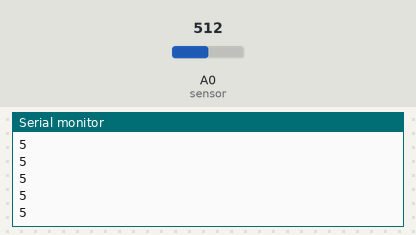
Recording of a sketch running on a simulated Arduino Uno, built with avr-gcc and run on an emulated ATmega328P. On the bench: the last lines printed to the serial monitor. Inputs (shaded band) come from the test bench; at power-on: A0 (sensor) = 512.

Above: at 1.2 s.
1.3 s: A0 (sensor) set to 716
At 1.41 s:
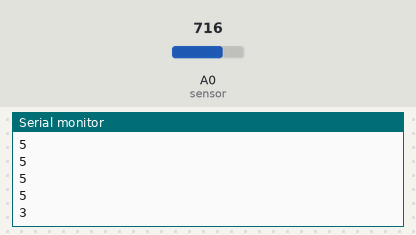
2.8 s: A0 (sensor) set to 900
At 2.81 s:
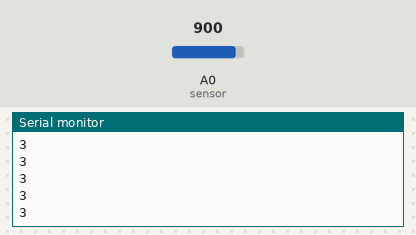
Timing chart, 0 to 5.8 s (numbered marks = the images above; inputs shaded):
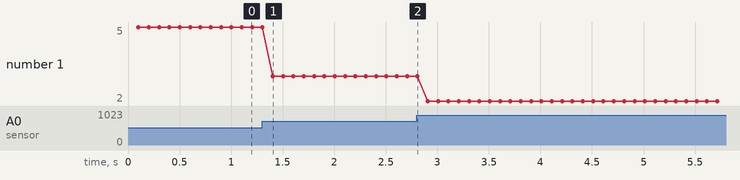

The sketch:

Ir_sensor_test_v2.ino
```cpp
/*
This code includes the formula to get the distance in centimeters from the IR Sensor
*/

#define sensor A0 // Sharp IR GP2Y0A41SK0F (4-30cm, analog)

void setup() {
  Serial.begin(9600); // start the serial port
}

void loop() {

  // 5v
  float volts = analogRead(sensor)*0.0048828125;  // value from sensor * (5/1024)
  int distance = 13*pow(volts, -1); // worked out from datasheet graph
  delay(100); // slow down serial port

  Serial.println(distance);   // print the distance

}
```

Measured:
- after the input at 1.3 s, the serial monitor: prints a new line after 0.10 s (image 1)
- plotted number 1: 5 → 3 after the input at 1.3 s, 3 → 2 after the input at 2.8 s
